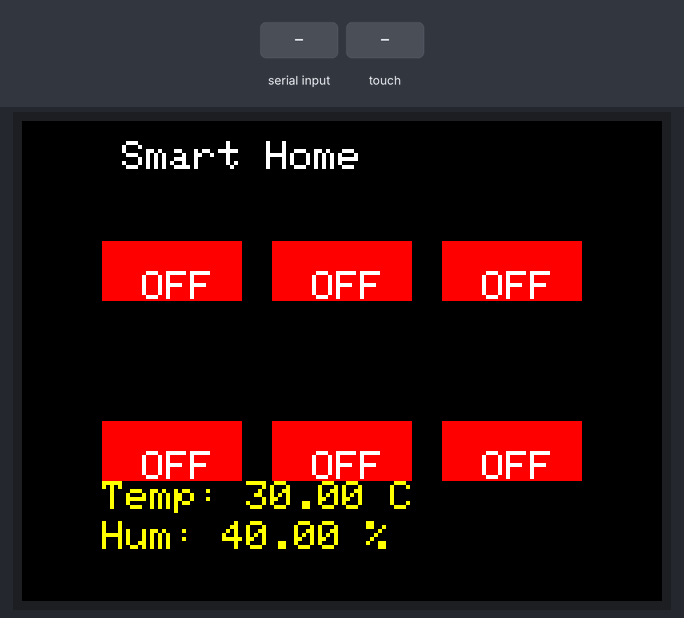
Recording of a sketch running on a simulated Arduino Mega 2560, built with avr-gcc and run on an emulated ATmega2560. Shown: 320×240 colour display. The inputs (shaded band) are chosen by the test bench. What the sketch prints to the serial monitor is not drawn.

Above: at 1.4 s.

The sketch:

giao_dien_smart_home_iot.ino
```cpp
#include <MCUFRIEND_kbv.h>
#include <TouchScreen.h>
#include <Adafruit_GFX.h>
#include <EEPROM.h>
#include <Wire.h>
// #include <SoftwareSerial.h>  // Thư viện để sử dụng SoftwareSerial

// Chân RX và TX cho SoftwareSerial
// #define RX_PIN 16   // Chân RX (Arduino Mega)
// #define TX_PIN 17   // Chân TX (Arduino Mega)

// Khởi tạo SoftwareSerial với RX_PIN và TX_PIN
// SoftwareSerial mySerial(RX_PIN, TX_PIN);  // RX, TX

// Cấu hình cảm ứng (tuỳ chỉnh theo màn hình)
#define YP A3
#define XM A2
#define YM 9
#define XP 8
#define BLACK   0x0000
#define RED     0xF800
#define GREEN   0x07E0
#define WHITE   0xFFFF
#define YELLOW  0xFFE0

#define MINPRESSURE 20
#define MAXPRESSURE 1000

MCUFRIEND_kbv tft;
TouchScreen ts = TouchScreen(XP, YP, XM, YM, 300);
int screenWidth, screenHeight;

// Thông tin trạng thái thiết bị
struct Device {
    int x, y, w, h;
    bool isOn,isOff;
    uint32_t startTime;
    int power;
};
Device devices[6];

// Cập nhật vị trí các nút sao cho cách đều và có khoảng cách ngăn giữa các nút và giữa các hàng
void updateButtonPositions() {
    int gap = 15; // Khoảng cách ngăn giữa các nút
    int rowGap = 20; // Khoảng cách giữa các hàng
    int buttonWidth = (screenWidth - 80 - 2 * gap) / 3;  // 3 cột, khoảng cách đều (giảm 40px cho khoảng cách cạnh và khoảng cách giữa các nút)
    int buttonHeight = (screenHeight - 160 - rowGap) / 2; // 2 hàng, khoảng cách đều, trừ 60px cho nhiệt độ và độ ẩm

    // Sắp xếp các nút trong 2 hàng và 3 cột, có khoảng cách giữa các hàng
    devices[0] = {40, 60, buttonWidth, buttonHeight, false, 0, 50};
    devices[1] = {40 + buttonWidth + gap, 60, buttonWidth, buttonHeight, false, 0, 75};
    devices[2] = {40 + 2 * (buttonWidth + gap), 60, buttonWidth, buttonHeight, false, 0, 100};

    devices[3] = {40, 130 + rowGap, buttonWidth, buttonHeight, false, 0, 150};
    devices[4] = {40 + buttonWidth + gap, 130 + rowGap, buttonWidth, buttonHeight, false, 0, 200};
    devices[5] = {40 + 2 * (buttonWidth + gap), 130 + rowGap, buttonWidth, buttonHeight, false, 0, 250};
}

void setup() {
    Serial.begin(115200);
    // mySerial.begin(9600); // Kết nối với ESP32-S3 qua SoftwareSerial
    Serial1.begin(9600);
    Wire.begin();  // Khởi tạo I2C Master
    tft.begin(tft.readID());
    tft.setRotation(1);  // Xoay màn hình ngang
    screenWidth = tft.width();
    screenHeight = tft.height();

    updateButtonPositions(); // Tính toán lại vị trí các nút
    drawUI();
}

// Nhận dữ liệu từ ESP32-S3 qua SoftwareSerial và cập nhật trạng thái
// void readFromESP32() {
//     if (mySerial.available() > 0) {
//         String data = mySerial.readString();  // Nhận chuỗi dữ liệu từ ESP32-S3
//         Serial.println(data);  // Hiển thị dữ liệu nhận được từ ESP32-S3
//         // Phân tích dữ liệu và cập nhật trạng thái thiết bị
//     }
// }


void updateDeviceState(String data) {
    // Tìm vị trí dấu phẩy (,) để tách ID thiết bị và trạng thái
    int commaIndex = data.indexOf(',');
    if (commaIndex == -1) return;  // Nếu không tìm thấy dấu phẩy, bỏ qua

    int deviceID = data.substring(0, commaIndex).toInt();  // Lấy ID thiết bị
    String state = data.substring(commaIndex + 1);  // Lấy trạng thái ("ON" hoặc "OFF")

    if (deviceID >= 0 && deviceID < 6) {  // Đảm bảo ID hợp lệ
        devices[deviceID].isOn = (state == "ON");  // Cập nhật trạng thái thiết bị
        drawButton(deviceID);  // Vẽ lại nút bấm với trạng thái mới
        // Serial.print("Updated Device ");
        // Serial.print(deviceID);
        // Serial.print(" to ");
        // Serial.println(state);
    }
}

void readFromESP32() {
    if (Serial1.available()) {
        String data = Serial1.readStringUntil(';');  // Đọc chuỗi đến khi gặp dấu ';'
        data.trim();  // Loại bỏ khoảng trắng thừa
        Serial.println("Received from ESP32-S3: " + data);

        // Phân tích chuỗi nhận được
        int idx1 = data.indexOf(',');
        int idx2 = data.indexOf(',', idx1 + 1);
        int idx3 = data.indexOf(',', idx2 + 1);
        int idx4 = data.indexOf(',', idx3 + 1);
        int idx5 = data.indexOf(',', idx4 + 1);
        int idx6 = data.indexOf(',', idx5 + 1);

        String btnID = data.substring(0, idx1);
        String btnState = data.substring(idx1 + 1, idx2);
        String btnName = data.substring(idx2 + 1, idx3);
        String power = data.substring(idx3 + 1, idx4);
        String energy = data.substring(idx4 + 1, idx5);
        String temp = data.substring(idx5 + 1, idx6);
        String humi = data.substring(idx6 + 1);

        // Cập nhật giao diện hoặc xử lý thông tin
        Serial.println("Button ID: " + btnID);
        Serial.println("Button State: " + btnState);
        Serial.println("Button Name: " + btnName);
        Serial.println("Power: " + power);
        Serial.println("Energy: " + energy);
        Serial.println("Temperature: " + temp);
        Serial.println("Humidity: " + humi);
    }
}

void loop() {
    readTouch();
    updateStatus();
    // readFromESP32();
    // Kiểm tra xem có dữ liệu từ ESP32-S3 gửi đến không
    if (Serial1.available()) {
        String data = Serial1.readStringUntil('\n');  // Đọc từng dòng dữ liệu
        data.trim();  // Loại bỏ khoảng trắng và ký tự xuống dòng thừa
        if (data.length() > 0) {
            Serial.print("Received: ");
            Serial.println(data);
            updateDeviceState(data);  // Gọi hàm cập nhật trạng thái thiết bị
        }
    }
    delay(100);
}

// Vẽ giao diện ban đầu
void drawUI() {
    tft.fillScreen(BLACK);
    tft.setTextColor(WHITE);
    tft.setTextSize(2);

    for (int i = 0; i < 6; i++) {
        drawButton(i);
    }

    tft.setCursor(50, 10);
    tft.print("Smart Home");
}

// Vẽ từng nút bấm
void drawButton(int index) {
    tft.fillRect(devices[index].x, devices[index].y, devices[index].w, devices[index].h,
                 devices[index].isOn ? GREEN : RED);
    tft.setCursor(devices[index].x + 20, devices[index].y + 15);
    tft.setTextColor(WHITE);
    tft.setTextSize(2);
    tft.print(devices[index].isOn ? "ON" : "OFF");
    // Serial.print("Sent: ID "); Serial.print(index);
    // Serial.print(" | State "); Serial.println(devices[index].isOn);
    // String data = String(index) + "," + (devices[index].isOn ? "ON" : "OFF");
    // Serial1.println(data);  // Gửi dữ liệu về trạng thái nút
}

// Xử lý cảm ứng
void readTouch() {
    TSPoint p = ts.getPoint();
    pinMode(XM, OUTPUT);
    pinMode(YP, OUTPUT);
    digitalWrite(YP, HIGH);   //because TFT control pins
    digitalWrite(XM, HIGH);
    // Serial.print("Pressure: ");Serial.println(p.z);
    if (p.z > MINPRESSURE && p.z < MAXPRESSURE) {
        // Ánh xạ tọa độ từ cảm ứng
        int touchX = map(p.x, 904, 170, 0, screenWidth);
        int touchY = map(p.y, 950, 158, 0, screenHeight);
        // int touchY = screenHeight - map(p.y, 950, 158, 0, screenHeight); // Đảo ngược giá trị Y
        // Đảo ngược tọa độ Y do màn hình đang ở chế độ landscape
        // Đảo ngược tọa độ do xoay màn hình ở chế độ landscape

        int correctedTouchX = touchY;                // Tọa độ Y của cảm ứng sẽ trở thành tọa độ X của màn hình
        int correctedTouchY = touchX;  // Tọa độ X của cảm ứng sẽ trở thành tọa độ Y của màn hình
        Serial.print("correctedTouchX: "); Serial.print(correctedTouchX);
        Serial.print(" | correctedTouchY: "); Serial.println(correctedTouchY);
        // Serial.print("device[2]: ");Serial.print(devices[2].x);Serial.print(" | ");Serial.println(devices[2].y);
        // Serial.print("device[5]: ");Serial.print(devices[5].x);Serial.print(" | ");Serial.println(devices[5].y);
        // Kiểm tra các nút
        for (int i = 0; i < 6; i++) {
            if (correctedTouchX >= devices[i].x - 70 && correctedTouchX <= devices[i].x - 70 + devices[i].w &&
                correctedTouchY >= devices[i].y + 100 && correctedTouchY <= devices[i].y + devices[i].h + 100 ){
                devices[i].isOn = !devices[i].isOn;
                if (devices[i].isOn) {
                    devices[i].startTime = millis();
                }
                drawButton(i);
                delay(50);
                // String data = String(i) + "," + (devices[i].isOn ? "ON" : "OFF");
                // mySerial.println(data);  // Gửi dữ liệu về trạng thái nút
                // Gửi dữ liệu trạng thái duy nhất một lần khi nhấn nút
                String data = String(i) + "," + (devices[i].isOn ? "ON" : "OFF");
                Serial1.println(data);
                Serial.print("Sent to ESP32-S3: ");
                Serial.println(data);
            }
        }

        // // Kiểm tra các nút
        // for (int i = 0; i < 6; i++) {
        //     if (touchX >= devices[i].x && touchX <= devices[i].x + devices[i].w &&
        //         touchY >= devices[i].y && touchY <= devices[i].y + devices[i].h) {
        //         devices[i].isOn = !devices[i].isOn;
        //         if (devices[i].isOn) {
        //             devices[i].startTime = millis();
        //         }
        //         drawButton(i);
        //         delay(300);
        //     }
        // }
    }
}

// Cập nhật trạng thái thiết bị và thông tin trên màn hình
void updateStatus() {
    // Giả sử lấy nhiệt độ và độ ẩm
    float temp = 30;
    float hum = 40;

    // Hiển thị nhiệt độ và độ ẩm
    tft.fillRect(40, screenHeight - 60, screenWidth - 80, 40, BLACK); // Chỉnh sửa vị trí
    tft.setCursor(40, screenHeight - 60);
    tft.setTextColor(YELLOW);
    tft.setTextSize(2);
    tft.print("Temp: "); tft.print(temp); tft.print(" C");
    tft.setCursor(40, screenHeight - 40);
    tft.print("Hum: "); tft.print(hum); tft.print(" %");

    // Hiển thị thông tin công suất và thời gian của các thiết bị đang bật
    for (int i = 0; i < 6; i++) {
        if (devices[i].isOn) {
            unsigned long elapsedTime = millis() - devices[i].startTime;
            unsigned long seconds = elapsedTime / 1000;
            unsigned long minutes = seconds / 60;
            unsigned long hours = minutes / 60;
            seconds = seconds % 60;

            // Chỉ cập nhật phần thay đổi
            tft.fillRect(devices[i].x, devices[i].y + 55, 100, 30, BLACK);
            tft.setCursor(devices[i].x + 10, devices[i].y + 55);
            tft.setTextColor(WHITE);
            tft.setTextSize(1);
            tft.print("Power: "); tft.print(devices[i].power); tft.print("W");

            // Hiển thị thời gian
            tft.setCursor(devices[i].x + 10, devices[i].y + 70);
            tft.print("Time: ");
            if (hours < 10) tft.print("0");
            tft.print(hours);
            tft.print(":");
            if (minutes < 10) tft.print("0");
            tft.print(minutes);
            tft.print(":");
            if (seconds < 10) tft.print("0");
            tft.print(seconds);
        }
    }
}
```
